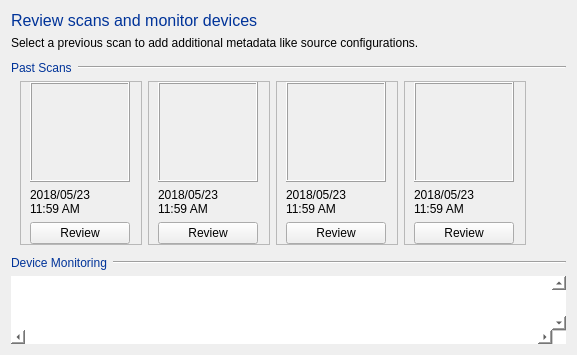
      <widget class="QWidget" name="tab_4">
       <attribute name="title">
        <string>Review</string>
       </attribute>
       <layout class="QVBoxLayout" name="verticalLayout_23">
        <item>
         <widget class="QLabel" name="label_70">
          <property name="font">
           <font>
            <pointsize>12</pointsize>
           </font>
          </property>
          <property name="styleSheet">
           <string notr="true">::enabled {
color:#003399;
font-size:12pt;
}
::!enabled {
color: #6699EE;
font-size:12pt;
}</string>
          </property>
          <property name="frameShape">
           <enum>QFrame::NoFrame</enum>
          </property>
          <property name="text">
           <string>Review scans and monitor devices</string>
          </property>
         </widget>
        </item>
        <item>
         <widget class="QLabel" name="label_69">
          <property name="font">
           <font>
            <pointsize>9</pointsize>
           </font>
          </property>
          <property name="text">
           <string>Select a previous scan to add additional metadata like source configurations.</string>
          </property>
         </widget>
        </item>
        <item>
         <layout class="QHBoxLayout" name="horizontalLayout_33">
          <property name="topMargin">
           <number>5</number>
          </property>
          <item>
           <widget class="QLabel" name="label_72">
            <property name="sizePolicy">
             <sizepolicy hsizetype="Maximum" vsizetype="Preferred">
              <horstretch>0</horstretch>
              <verstretch>0</verstretch>
             </sizepolicy>
            </property>
            <property name="font">
             <font>
              <pointsize>9</pointsize>
             </font>
            </property>
            <property name="styleSheet">
             <string notr="true">::enabled {
color:#003399
}
::!enabled {
color: #6699EE;
}</string>
            </property>
            <property name="text">
             <string>Past Scans</string>
            </property>
           </widget>
          </item>
          <item>
           <widget class="Line" name="line_25">
            <property name="orientation">
             <enum>Qt::Horizontal</enum>
            </property>
           </widget>
          </item>
         </layout>
        </item>
        <item>
         <widget class="QFrame" name="frame_8">
          <property name="frameShape">
           <enum>QFrame::NoFrame</enum>
          </property>
          <property name="frameShadow">
           <enum>QFrame::Raised</enum>
          </property>
          <property name="lineWidth">
           <number>1</number>
          </property>
          <layout class="QHBoxLayout" name="horizontalLayout_7">
           <property name="topMargin">
            <number>0</number>
           </property>
           <property name="rightMargin">
            <number>0</number>
           </property>
           <property name="bottomMargin">
            <number>0</number>
           </property>
           <item>
            <widget class="QFrame" name="frame_10">
             <property name="frameShape">
              <enum>QFrame::StyledPanel</enum>
             </property>
             <property name="frameShadow">
              <enum>QFrame::Raised</enum>
             </property>
             <layout class="QVBoxLayout" name="verticalLayout_19">
              <property name="topMargin">
               <number>0</number>
              </property>
              <property name="rightMargin">
               <number>11</number>
              </property>
              <property name="bottomMargin">
               <number>0</number>
              </property>
              <item>
               <widget class="QFrame" name="frame_9">
                <property name="minimumSize">
                 <size>
                  <width>100</width>
                  <height>100</height>
                 </size>
                </property>
                <property name="frameShape">
                 <enum>QFrame::Box</enum>
                </property>
                <property name="frameShadow">
                 <enum>QFrame::Raised</enum>
                </property>
               </widget>
              </item>
              <item>
               <widget class="QLabel" name="label_73">
                <property name="text">
                 <string>&lt;html&gt;&lt;head/&gt;&lt;body&gt;&lt;p&gt;2018/05/23&lt;br&gt;11:59 AM&lt;/p&gt;&lt;/body&gt;&lt;/html&gt;</string>
                </property>
               </widget>
              </item>
              <item>
               <widget class="QPushButton" name="pushButton">
                <property name="text">
                 <string>Review</string>
                </property>
               </widget>
              </item>
             </layout>
            </widget>
           </item>
           <item>
            <widget class="QFrame" name="frame_11">
             <property name="frameShape">
              <enum>QFrame::StyledPanel</enum>
             </property>
             <property name="frameShadow">
              <enum>QFrame::Raised</enum>
             </property>
             <layout class="QVBoxLayout" name="verticalLayout_20">
              <property name="topMargin">
               <number>0</number>
              </property>
              <property name="rightMargin">
               <number>11</number>
              </property>
              <property name="bottomMargin">
               <number>0</number>
              </property>
              <item>
               <widget class="QFrame" name="frame_12">
                <property name="minimumSize">
                 <size>
                  <width>100</width>
                  <height>100</height>
                 </size>
                </property>
                <property name="frameShape">
                 <enum>QFrame::Box</enum>
                </property>
                <property name="frameShadow">
                 <enum>QFrame::Raised</enum>
                </property>
               </widget>
              </item>
              <item>
               <widget class="QLabel" name="label_74">
                <property name="text">
                 <string>&lt;html&gt;&lt;head/&gt;&lt;body&gt;&lt;p&gt;2018/05/23&lt;br&gt;11:59 AM&lt;/p&gt;&lt;/body&gt;&lt;/html&gt;</string>
                </property>
               </widget>
              </item>
              <item>
               <widget class="QPushButton" name="pushButton_2">
                <property name="text">
                 <string>Review</string>
                </property>
               </widget>
              </item>
             </layout>
            </widget>
           </item>
           <item>
            <widget class="QFrame" name="frame_13">
             <property name="frameShape">
              <enum>QFrame::StyledPanel</enum>
             </property>
             <property name="frameShadow">
              <enum>QFrame::Raised</enum>
             </property>
             <layout class="QVBoxLayout" name="verticalLayout_21">
              <property name="topMargin">
               <number>0</number>
              </property>
              <property name="rightMargin">
               <number>11</number>
              </property>
              <property name="bottomMargin">
               <number>0</number>
              </property>
              <item>
               <widget class="QFrame" name="frame_14">
                <property name="minimumSize">
                 <size>
                  <width>100</width>
                  <height>100</height>
                 </size>
                </property>
                <property name="frameShape">
                 <enum>QFrame::Box</enum>
                </property>
                <property name="frameShadow">
                 <enum>QFrame::Raised</enum>
                </property>
               </widget>
              </item>
              <item>
               <widget class="QLabel" name="label_75">
                <property name="text">
                 <string>&lt;html&gt;&lt;head/&gt;&lt;body&gt;&lt;p&gt;2018/05/23&lt;br&gt;11:59 AM&lt;/p&gt;&lt;/body&gt;&lt;/html&gt;</string>
                </property>
               </widget>
              </item>
              <item>
               <widget class="QPushButton" name="pushButton_3">
                <property name="text">
                 <string>Review</string>
                </property>
               </widget>
              </item>
             </layout>
            </widget>
           </item>
           <item>
            <widget class="QFrame" name="frame_15">
             <property name="frameShape">
              <enum>QFrame::StyledPanel</enum>
             </property>
             <property name="frameShadow">
              <enum>QFrame::Raised</enum>
             </property>
             <layout class="QVBoxLayout" name="verticalLayout_22">
              <property name="topMargin">
               <number>0</number>
              </property>
              <property name="rightMargin">
               <number>11</number>
              </property>
              <property name="bottomMargin">
               <number>0</number>
              </property>
              <item>
               <widget class="QFrame" name="frame_16">
                <property name="minimumSize">
                 <size>
                  <width>100</width>
                  <height>100</height>
                 </size>
                </property>
                <property name="frameShape">
                 <enum>QFrame::Box</enum>
                </property>
                <property name="frameShadow">
                 <enum>QFrame::Raised</enum>
                </property>
               </widget>
              </item>
              <item>
               <widget class="QLabel" name="label_76">
                <property name="text">
                 <string>&lt;html&gt;&lt;head/&gt;&lt;body&gt;&lt;p&gt;2018/05/23&lt;br&gt;11:59 AM&lt;/p&gt;&lt;/body&gt;&lt;/html&gt;</string>
                </property>
               </widget>
              </item>
              <item>
               <widget class="QPushButton" name="pushButton_4">
                <property name="text">
                 <string>Review</string>
                </property>
               </widget>
              </item>
             </layout>
            </widget>
           </item>
           <item>
            <spacer name="horizontalSpacer_5">
             <property name="orientation">
              <enum>Qt::Horizontal</enum>
             </property>
             <property name="sizeHint" stdset="0">
              <size>
               <width>40</width>
               <height>20</height>
              </size>
             </property>
            </spacer>
           </item>
          </layout>
         </widget>
        </item>
        <item>
         <layout class="QHBoxLayout" name="horizontalLayout_32">
          <property name="topMargin">
           <number>5</number>
          </property>
          <item>
           <widget class="QLabel" name="label_71">
            <property name="sizePolicy">
             <sizepolicy hsizetype="Maximum" vsizetype="Preferred">
              <horstretch>0</horstretch>
              <verstretch>0</verstretch>
             </sizepolicy>
            </property>
            <property name="font">
             <font>
              <pointsize>9</pointsize>
             </font>
            </property>
            <property name="styleSheet">
             <string notr="true">::enabled {
color:#003399
}
::!enabled {
color: #6699EE;
}</string>
            </property>
            <property name="text">
             <string>Device Monitoring</string>
            </property>
           </widget>
          </item>
          <item>
           <widget class="Line" name="line_24">
            <property name="orientation">
             <enum>Qt::Horizontal</enum>
            </property>
           </widget>
          </item>
         </layout>
        </item>
        <item>
         <widget class="QScrollArea" name="scrollMonitor">
          <property name="minimumSize">
           <size>
            <width>0</width>
            <height>0</height>
           </size>
          </property>
          <property name="styleSheet">
           <string notr="true">background-color: #ffffff</string>
          </property>
          <property name="frameShape">
           <enum>QFrame::NoFrame</enum>
          </property>
          <property name="verticalScrollBarPolicy">
           <enum>Qt::ScrollBarAlwaysOn</enum>
          </property>
          <property name="horizontalScrollBarPolicy">
           <enum>Qt::ScrollBarAlwaysOn</enum>
          </property>
          <property name="sizeAdjustPolicy">
           <enum>QAbstractScrollArea::AdjustIgnored</enum>
          </property>
          <property name="widgetResizable">
           <bool>true</bool>
          </property>
          <widget class="QWidget" name="scrollAreaWidgetContents">
           <property name="geometry">
            <rect>
             <x>0</x>
             <y>0</y>
             <width>880</width>
             <height>377</height>
            </rect>
           </property>
           <layout class="QVBoxLayout" name="verticalLayout_24">
            <property name="leftMargin">
             <number>11</number>
            </property>
            <property name="topMargin">
             <number>11</number>
            </property>
            <property name="rightMargin">
             <number>11</number>
            </property>
            <property name="bottomMargin">
             <number>11</number>
            </property>
            <item>
             <widget class="QFrame" name="fmMonitor">
              <property name="frameShape">
               <enum>QFrame::NoFrame</enum>
              </property>
              <property name="frameShadow">
               <enum>QFrame::Raised</enum>
              </property>
             </widget>
            </item>
           </layout>
          </widget>
         </widget>
        </item>
       </layout>
      </widget>
